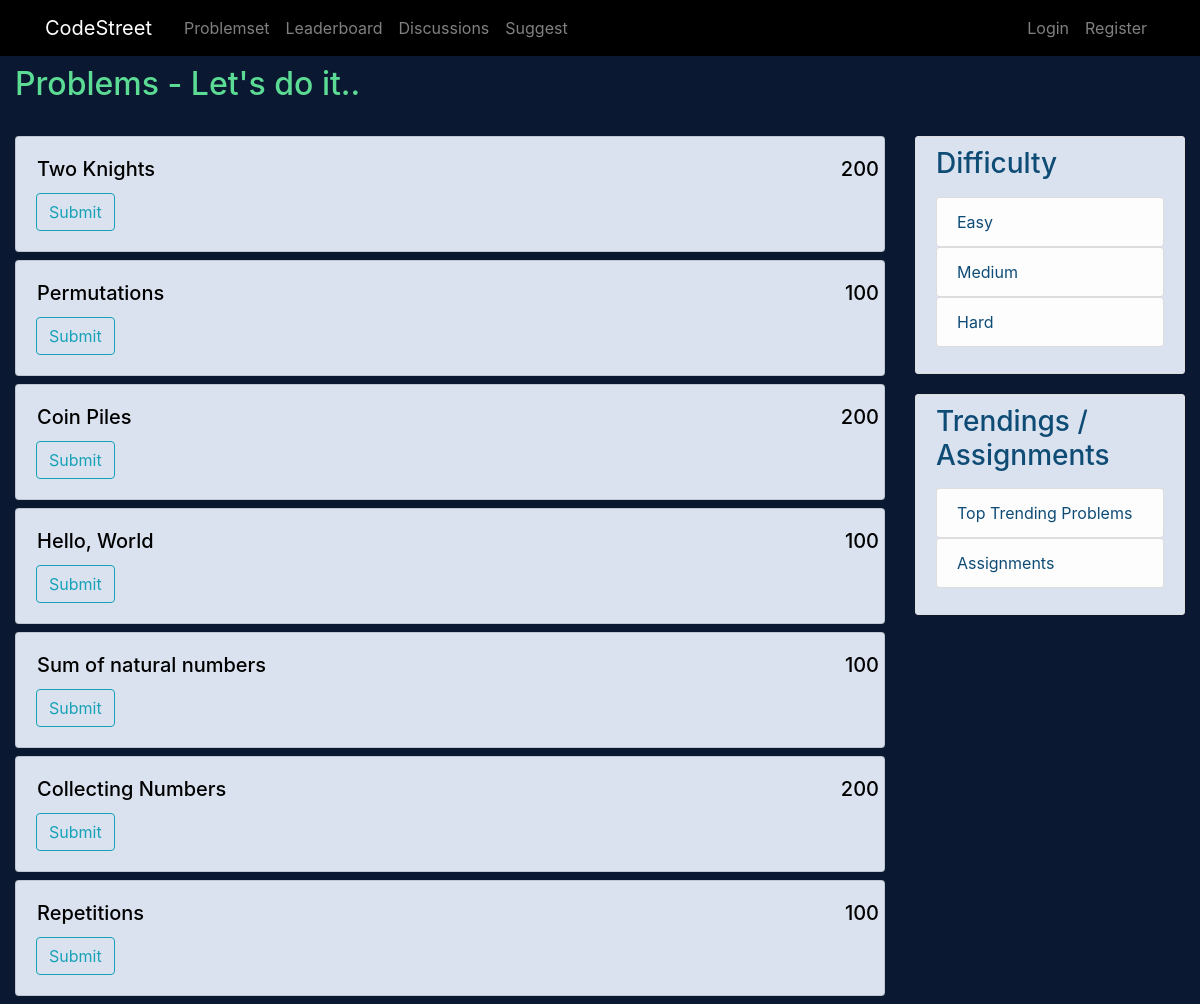
Screenshot of /assign with the database file from the repository.
### problemset/models.py (models this page shows, shortened)
class Problem(models.Model):
    title = models.CharField(max_length=50)
    description = models.TextField(max_length=10000)
    points = models.IntegerField(default=100)
    category = models.ForeignKey(Category, on_delete=models.CASCADE, default=1)
    test_case = models.TextField(max_length=10000, null=set)
    hidden_test_cases = models.TextField(max_length=10000000, null=set)
    constraints = models.TextField(max_length=1000, null=set)
    @staticmethod
    def get_all_objects():
        return Problem.objects.all()

class Category(models.Model):
    title = models.CharField(max_length=20, default='Easy')
    @staticmethod
    def get_all_objects():
        return Category.objects.all()

### problemset/views.py (the view)
# urls.py: path('assign',views.assign,name='assign')
def assign(request):
    problems = Problem.get_all_objects()
    probl = random.sample(list(problems),7)
    categories = Category.get_all_objects()
    data = {}
    data['problems'] = probl
    data['categories'] = categories
    return render(request, 'problemset/home.html', data)

### problemset/templates/problemset/home.html (shortened to what this page needs)
{% extends "problemset/base.html"%}
{% block content %}
<div class="container-fluid">
<h2 style="color: #5CDB95;"> Problems - Let's do it..</h2>
<hr>
<div class="row problembox">
    <div class="col-md-9">
        <div class="mx-auto" >
        {% for problem in problems %}
            <div class="mx-auto mb-2">
                <div class="card"  style="background-color: #dbe2ef;">
                <div class="card-body">
                    <div class="row">
                        <h5 class="card-title ml-3" ><a class="card-title" style="color: black;" href="{% url 'problemset-problem' problem.id %}">{{ problem.title }}</a></h5>
                        <h5 class="card-text" style="margin-left: auto; color: black;">
                        {{ problem.points }}
                        </h5>
                    </div>
                    <a href="#" class="btn btn-outline-info">Submit</a>
                </div>
                </div>
            </div>
        {% endfor %}
        </div>
    </div>
    <div class="col-md-3">
        <div class="content-section">
            <h3 style="color: #0f4c75;">Difficulty</h3>
            <p class='text-muted'>
            <ul class="list-group">
                {% for category in categories %}
                <a href="?category={{category.id}}"><li style="color: #0f4c75;" class="list-group-item list-group-item-light">{{ category.title }}</li></a>
                {% endfor %}
            </ul>
            </p>
        </div>
        <div class="content-section">
            <h3 style="color: #0f4c75;"> Trendings / Assignments </h3>
            <p class='text-muted'>
            <ul class="list-group">
               <a href = "{% url 'topproblems' %}" ><li class="list-group-item list-group-item-light" style="color: #0f4c75;">Top Trending Problems</li></a>
            <a href = "{% url 'assign' %}" ><li class="list-group-item list-group-item-light" style="color: #0f4c75;">Assignments</li></a>
            </ul>
            </p>
        </div>
    </div>
</div>
</div>
{% endblock %}

### problemset/static/problemset/main.css (style rules this page uses)
.main-body { background: #0a1931; }
h1, h2, h3, h4, h5, h6 { color: #FFF; }
ul { margin: 0; }
.content-section { color: #000000; background: #dbe2ef; padding: 10px 20px; border: 1px solid #dddddd; border-radius: 3px; margin-bottom: 20px; }

### rows the page displays
Problem: title "Two Knights", points "200"
Problem: title "Permutations", points "100"
Problem: title "Coin Piles", points "200"
Problem: title "Hello, World", points "100"
Problem: title "Sum of natural numbers", points "100"
Problem: title "Collecting Numbers", points "200"
Problem: title "Repetitions", points "100"
Category: title "Easy"
Category: title "Medium"
Category: title "Hard"
